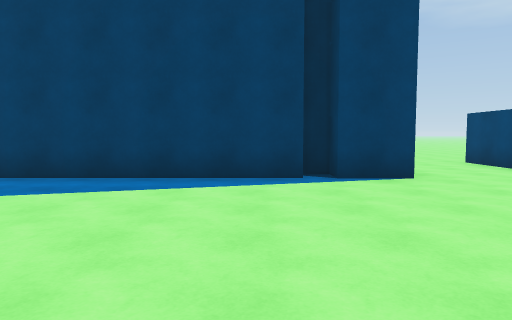
view 1 (above)

21 first-person views from a walk through a Unity game level. The camera is 1.4 m above the floor, tilts 4° down and sees 70° across. The floor is counted in squares, 2 m on a side. Each view is taken from the middle of a square. On the plan, view 1 faces up. The plan holds only what a view shows up to about 11 squares ahead; the rest is blank. The place goes on beyond the plan.

view 2
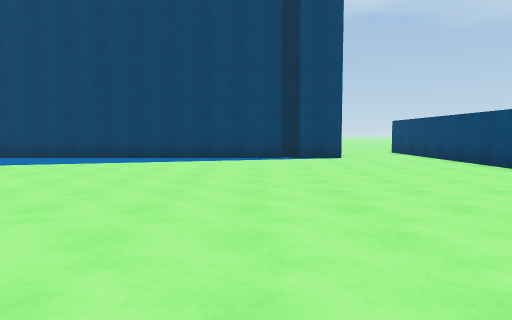

view 3
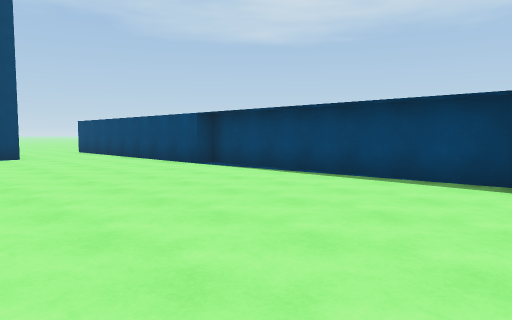

view 4
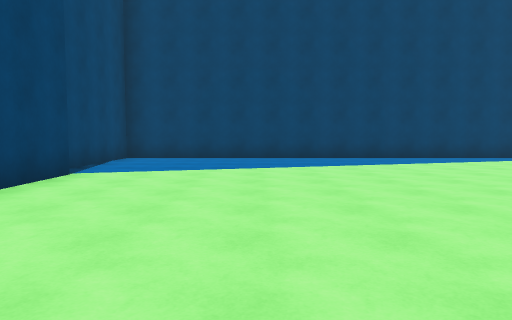

view 5
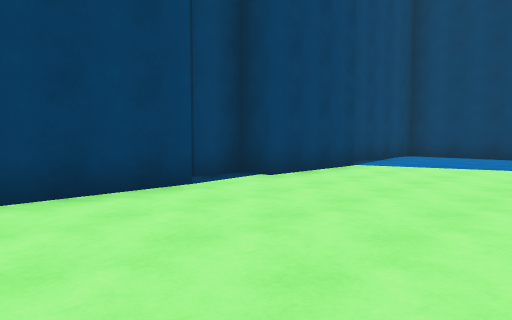

view 6
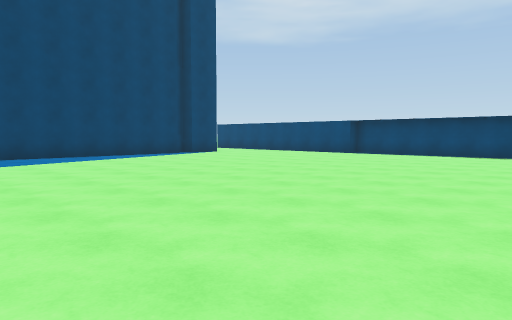

view 7
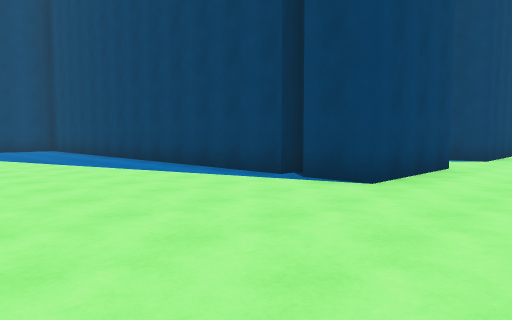

view 8
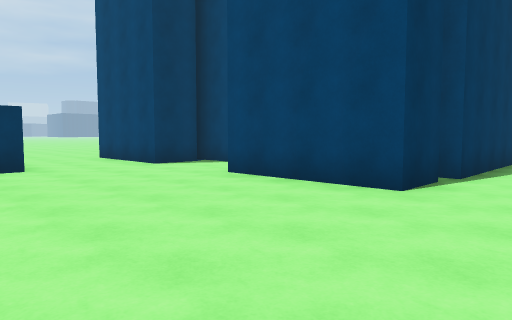

view 9
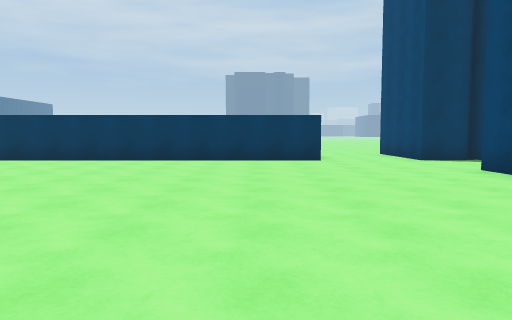

view 10
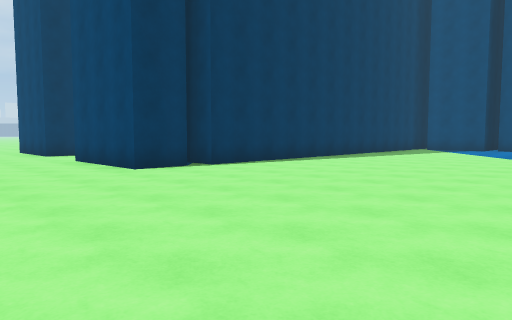

view 11
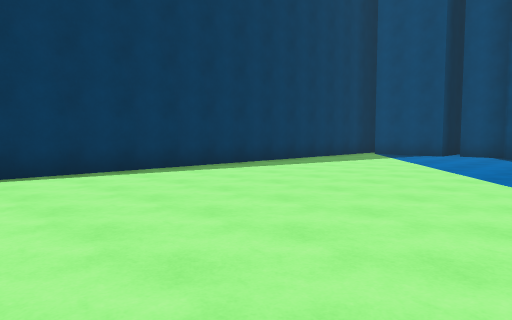

view 12
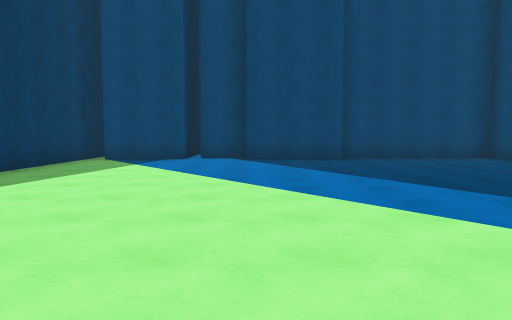

view 13
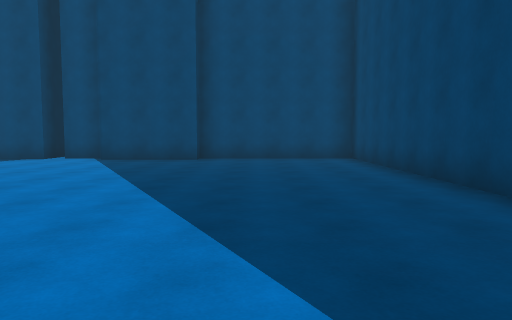

view 14
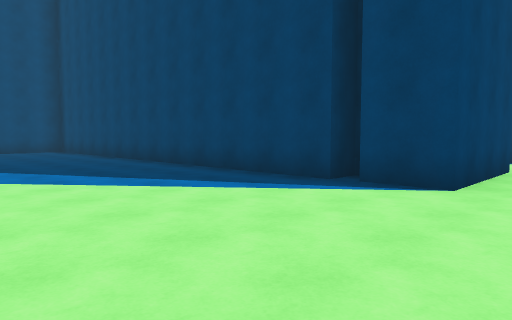

view 15
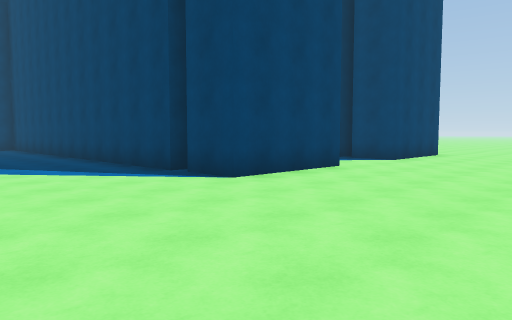

view 16
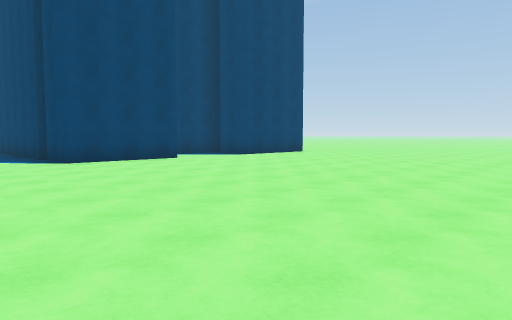

view 17
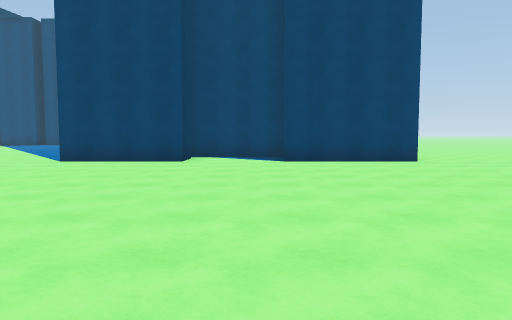

view 18
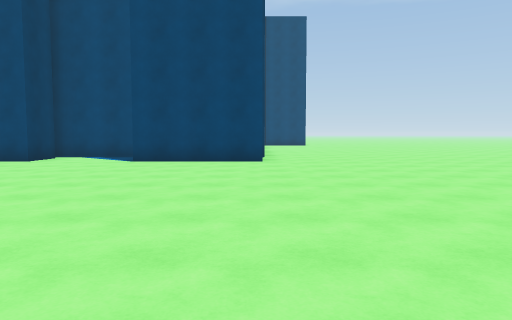

view 19
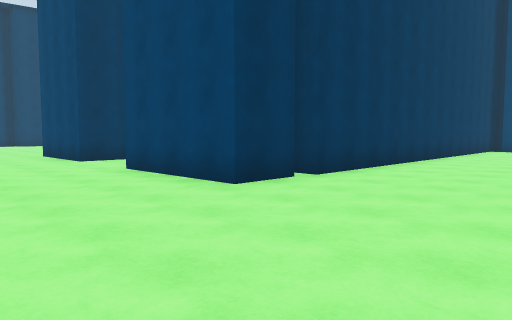

view 20
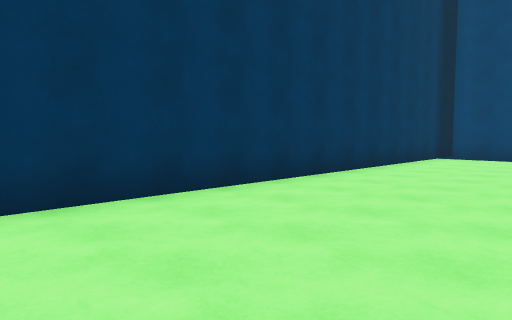

view 21
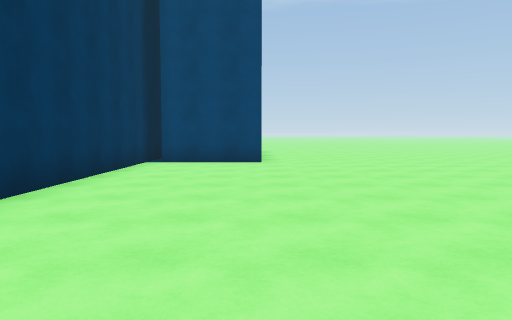

### Floor plan
Points are (right, up) in squares from view 1. A wall is a line through its corners. A room is listed if a view was taken in it or the views show most of it. See-through windows are left out.
Room 1 (views 1, 2, 3, 4, 5, 6, 7)
walls: (-11.3, -2.9) (-11.3, -5.3); (-11.3, 1.4) (-11.3, -1.4) (-11.9, -1.4) (-11.9, -2.5); (2.7, 5.9) (1.3, 5.9) (1.3, 6.4) (0.8, 6.4) (0.8, 5.9) (-11.9, 5.8) (-11.9, 2.3); (5.7, -5.1) (5.8, 1.2) (5.2, 1.2) (5.2, 4.4)
ways out: opening at (4, 5.3) to room 2
Room 2 (views 8, 9, 10, 11, 12, 13, 14, 15, 16, 17, 18, 19, 20, 21)
walls: (0.8, 27.7) (0.8, 26.9) (-11.7, 26.8) (-11.7, 22.4) (-11.1, 22.4) (-11.1, 19.7); (1.2, 30.1) (2.6, 30.1) (2.6, 26.9) (1.2, 26.9); (1.2, 15.3) (2.6, 15.3) (2.6, 11.8) (1.6, 11.8); (1.1, 36.3) (2.6, 36.3) (2.6, 32.8) (1.2, 32.8); (0.8, 9.9) (0.8, 8.4); (-11.6, 19.8) (-11.6, 18.4); (1.2, 9.2) (2.6, 9.2) (2.7, 5.9); (-12.1, 18) (-11.3, 18) (-11.3, 15.7); (-12, 15.2) (0.8, 15.2) (0.8, 14.4); (-12.6, 36.2) (0.8, 36.3) (0.8, 35.7); (-11.2, 39.2) (-11.2, 36.5); (5.2, 4.4) (5.3, 9.1) (13.5, 9.1)
ways out: opening at (4, 5.3) to room 1; opening at (2, 31.5)

Where each view was taken, in squares from view 1:
view 1: 0 up, 0 right, facing up
view 2: 5 down, 0 right, facing up
view 3: 6 down, 0 right, facing up-right
view 4: 5 down, 8 left, facing up
view 5: 6 down, 7 left, facing up-left
view 6: 6 down, 7 left, facing up-right
view 7: 1 up, 5 right, facing up-left
view 8: 17 up, 7 right, facing down-left
view 9: 19 up, 7 right, facing down
view 10: 22 up, 6 right, facing down-left
view 11: 22 up, 1 right, facing down-left
view 12: 20 up, 1 left, facing left
view 13: 24 up, 1 left, facing left
view 14: 22 up, 4 right, facing up-left
view 15: 23 up, 7 right, facing up-left
view 16: 24 up, 12 right, facing up-left
view 17: 32 up, 12 right, facing left
view 18: 36 up, 12 right, facing left
view 19: 40 up, 6 right, facing down-left
view 20: 40 up, 0 right, facing down-left
view 21: 39 up, 2 left, facing left
